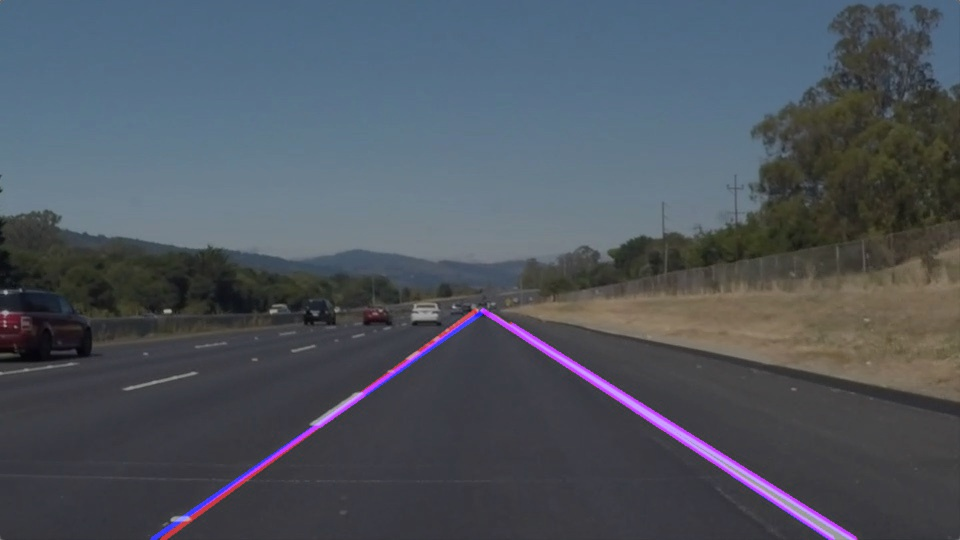
#> input picture test_images/solidWhiteRight.jpg, 960 x 540 px
$ jupyter execute --allow-errors P1.ipynb   (shell and % lines are left out)   (older library calls are emulated)
#> lines starting #> are read from the running program, lines starting #| are printed output that depends on the picture; after the words box and inside, x2 and y2 are one past the last pixel; in counts of white or black regions, pixels touching at a corner belong together
# Self-Driving Car Engineer Nanodegree

## Project: **Finding Lane Lines on the Road**
***
In this project, you will use the tools you learned about in the lesson to identify lane lines on the road.  You can develop your pipeline on a series of individual images, and later apply the result to a video stream (really just a series of images). Check out the video clip "raw-lines-example.mp4" (also contained in this repository) to see what the output should look like after using the helper functions below.

Once you have a result that looks roughly like "raw-lines-example.mp4", you'll need to get creative and try to average and/or extrapolate the line segments you've detected to map out the full extent of the lane lines.  You can see an example of the result you're going for in the video "P1_example.mp4".  Ultimately, you would like to draw just one line for the left side of the lane, and one for the right.

In addition to implementing code, there is a brief writeup to complete. The writeup should be completed in a separate file, which can be either a markdown file or a pdf document. There is a [write up template](https://github.com/udacity/CarND-LaneLines-P1/blob/master/writeup_template.md) that can be used to guide the writing process. Completing both the code in the Ipython notebook and the writeup template will cover all of the [rubric points](https://review.udacity.com/#!/rubrics/322/view) for this project.

---
Let's have a look at our first image called 'test_images/solidWhiteRight.jpg'.  Run the 2 cells below (hit Shift-Enter or the "play" button above) to display the image.

**Note: If, at any point, you encounter frozen display windows or other confounding issues, you can always start again with a clean slate by going to the "Kernel" menu above and selecting "Restart & Clear Output".**

---

**The tools you have are color selection, region of interest selection, grayscaling, Gaussian smoothing, Canny Edge Detection and Hough Tranform line detection.  You  are also free to explore and try other techniques that were not presented in the lesson.  Your goal is piece together a pipeline to detect the line segments in the image, then average/extrapolate them and draw them onto the image for display (as below).  Once you have a working pipeline, try it out on the video stream below.**

---

<figure>

 <figcaption>
 <p></p>
 <p style="text-align: center;"> Your output should look something like this (above) after detecting line segments using the helper functions below </p>
 </figcaption>
</figure>
 <p></p>
<figure>

 <figcaption>
 <p></p>
 <p style="text-align: center;"> Your goal is to connect/average/extrapolate line segments to get output like this</p>
 </figcaption>
</figure>

**Run the cell below to import some packages.  If you get an `import error` for a package you've already installed, try changing your kernel (select the Kernel menu above --> Change Kernel).  Still have problems?  Try relaunching Jupyter Notebook from the terminal prompt.  Also, consult the forums for more troubleshooting tips.**

## Import Packages

[cell 1]
#importing some useful packages
import matplotlib.pyplot as plt
import matplotlib.image as mpimg
import numpy as np
import cv2

## Read in an Image

[cell 2]
#reading in an image
image = mpimg.imread('test_images/solidWhiteRight.jpg')
#> image is the input picture: shape (540, 960, 3); mean R, G, B 78.4, 84.8, 93.9

#printing out some stats and plotting
print('This image is:', type(image), 'with dimensions:', image.shape)
#| This image is: <class 'numpy.ndarray'> with dimensions: (540, 960, 3)
plt.imshow(image)  # if you wanted to show a single color channel image called 'gray', for example, call as plt.imshow(gray, cmap='gray')

## Ideas for Lane Detection Pipeline

**Some OpenCV functions (beyond those introduced in the lesson) that might be useful for this project are:**

`cv2.inRange()` for color selection
`cv2.fillPoly()` for regions selection
`cv2.line()` to draw lines on an image given endpoints
`cv2.addWeighted()` to coadd / overlay two images
`cv2.cvtColor()` to grayscale or change color
`cv2.imwrite()` to output images to file
`cv2.bitwise_and()` to apply a mask to an image

**Check out the OpenCV documentation to learn about these and discover even more awesome functionality!**

## Helper Functions

Below are some helper functions to help get you started. They should look familiar from the lesson!

[cell 3]
import math
from scipy.interpolate import interp1d
import numpy

def grayscale(img):
    """Applies the Grayscale transform
    This will return an image with only one color channel
    but NOTE: to see the returned image as grayscale
    (assuming your grayscaled image is called 'gray')
    you should call plt.imshow(gray, cmap='gray')"""
    return cv2.cvtColor(img, cv2.COLOR_RGB2GRAY)
    # Or use BGR2GRAY if you read an image with cv2.imread()
    # return cv2.cvtColor(img, cv2.COLOR_BGR2GRAY)

def canny(img, low_threshold, high_threshold):
    """Applies the Canny transform"""
    return cv2.Canny(img, low_threshold, high_threshold)

def gaussian_blur(img, kernel_size):
    """Applies a Gaussian Noise kernel"""
    return cv2.GaussianBlur(img, (kernel_size, kernel_size), 0)

def region_of_interest(img, vertices):
    """
    Applies an image mask.

    Only keeps the region of the image defined by the polygon
    formed from `vertices`. The rest of the image is set to black.
    `vertices` should be a numpy array of integer points.
    """
    #defining a blank mask to start with
    mask = np.zeros_like(img)

    #defining a 3 channel or 1 channel color to fill the mask with depending on the input image
    if len(img.shape) > 2:
        channel_count = img.shape[2]  # i.e. 3 or 4 depending on your image
        ignore_mask_color = (255,) * channel_count
    else:
        ignore_mask_color = 255

    #filling pixels inside the polygon defined by "vertices" with the fill color
    cv2.fillPoly(mask, vertices, ignore_mask_color)

    #returning the image only where mask pixels are nonzero
    masked_image = cv2.bitwise_and(img, mask)
    return masked_image


def draw_lines(img, lines, color=[255, 0, 0], thickness=3):
    """
    NOTE: this is the function you might want to use as a starting point once you want to
    average/extrapolate the line segments you detect to map out the full
    extent of the lane (going from the result shown in raw-lines-example.mp4
    to that shown in P1_example.mp4).

    Think about things like separating line segments by their
    slope ((y2-y1)/(x2-x1)) to decide which segments are part of the left
    line vs. the right line.  Then, you can average the position of each of
    the lines and extrapolate to the top and bottom of the lane.

    This function draws `lines` with `color` and `thickness`.
    Lines are drawn on the image inplace (mutates the image).
    If you want to make the lines semi-transparent, think about combining
    this function with the weighted_img() function below
    """
    x_left = []
    y_left = []

    x_right = []
    y_right = []

    for line in lines:
        for x1,y1,x2,y2 in line:
            cv2.line(img, (x1, y1), (x2, y2), color, thickness)
            if ((y2-y1)/(x2-x1)) < 0:
                # line right
                x_right.append(x1)
                x_right.append(x2)
                y_right.append(y1)
                y_right.append(y2)
            else:
                #line left
                x_left.append(x1)
                x_left.append(x2)
                y_left.append(y1)
                y_left.append(y2)

    x_left.sort()
    y_left.sort()
    x_right.sort()
    x_right.reverse()
    y_right.sort()

    # left interpolation req
    if len(x_left) > 0 and len(y_left) > 0:
        left_line_func = interp1d(x_left, y_left)
        xnew_left = np.linspace(x_left[0], x_left[-1], num=41, endpoint=True)
        ynew_left = left_line_func(xnew_left)
        ynew_left = ynew_left[~numpy.isnan(ynew_left)]
        slope_left = (int(ynew_left[0]) - int(ynew_left[-1]))/(int(xnew_left[0])-int(xnew_left[-1]))
        c_left = ynew_left[0] - slope_left*xnew_left[0]
        x_left_top = (310 - c_left)/slope_left
        x_left_bottom = (539 - c_left)/slope_left
        cv2.line(img, (int(x_left_top), 310), (int(x_left_bottom), 539), color, thickness)

    # right interpolation required
    if len(x_right) > 0 and len(y_right) > 0:
        right_line_func = interp1d(x_right, y_right)
        xnew_right = np.linspace(x_right[0], x_right[-1], num=41, endpoint=True)
        ynew_right = right_line_func(xnew_right)
        ynew_right = ynew_right[~numpy.isnan(ynew_right)]
        slope_right = (int(ynew_right[0]) - int(ynew_right[-1]))/(int(xnew_right[0])-int(xnew_right[-1]))
        c_right = ynew_right[0] - slope_right*xnew_right[0]
        x_right_top = (310 - c_right)/slope_right
        x_right_bottom = (539 - c_right)/slope_right
        cv2.line(img, (int(x_right_top), 310), (int(x_right_bottom), 539), color, thickness)

def hough_lines(img, rho, theta, threshold, min_line_len, max_line_gap):
    """
    `img` should be the output of a Canny transform.

    Returns an image with hough lines drawn.
    """
    lines = cv2.HoughLinesP(img, rho, theta, threshold, np.array([]), minLineLength=min_line_len, maxLineGap=max_line_gap)
    line_img = np.zeros((img.shape[0], img.shape[1], 3), dtype=np.uint8)
    draw_lines(line_img, lines)
    return line_img

# Python 3 has support for cool math symbols.

def weighted_img(img, initial_img, α=0.8, β=1., γ=0.):
    """
    `img` is the output of the hough_lines(), An image with lines drawn on it.
    Should be a blank image (all black) with lines drawn on it.

    `initial_img` should be the image before any processing.

    The result image is computed as follows:

    initial_img * α + img * β + γ
    NOTE: initial_img and img must be the same shape!
    """
    return cv2.addWeighted(initial_img, α, img, β, γ)

## Test Images

Build your pipeline to work on the images in the directory "test_images"
**You should make sure your pipeline works well on these images before you try the videos.**

## Build a Lane Finding Pipeline

Build the pipeline and run your solution on all test_images. Make copies into the `test_images_output` directory, and you can use the images in your writeup report.

Try tuning the various parameters, especially the low and high Canny thresholds as well as the Hough lines parameters.

[cell 4]
def detect_lane_lines(image):

    # Grayscale the image
    gray = grayscale(image)

    # Apply Gaussian smoothing
    kernel_size = 3
    blur_gray = gaussian_blur(gray, kernel_size)

    # Apply Canny
    low_threshold = 50
    high_threshold = 200
    edges = canny(blur_gray, low_threshold, high_threshold)

    # Mask the image
    imshape = image.shape
    vertices = np.array([[(150,imshape[0]),(480, 310), (480, 310), (imshape[1],imshape[0])]], dtype=np.int32)
    masked_edges = region_of_interest(edges, vertices)

    # Hough on edge detected image
    rho = 1 # distance resolution in pixels of the Hough grid
    theta = np.pi/180 # angular resolution in radians of the Hough grid
    threshold = 50     # minimum number of votes (intersections in Hough grid cell)
    min_line_length = 5 #minimum number of pixels making up a line
    max_line_gap = 10    # maximum gap in pixels between connectable line segments
    line_img = hough_lines(masked_edges, rho, theta, threshold, min_line_length, max_line_gap)

    # Draw the lines on the edge image
    final_img = weighted_img(line_img, image, 0.8, 1, 0)
    return final_img

[cell 5]
import os
import scipy.misc
roadImageStrings = os.listdir("test_images/")
for roadImageString in roadImageStrings:

    image = mpimg.imread("test_images/" + roadImageString)
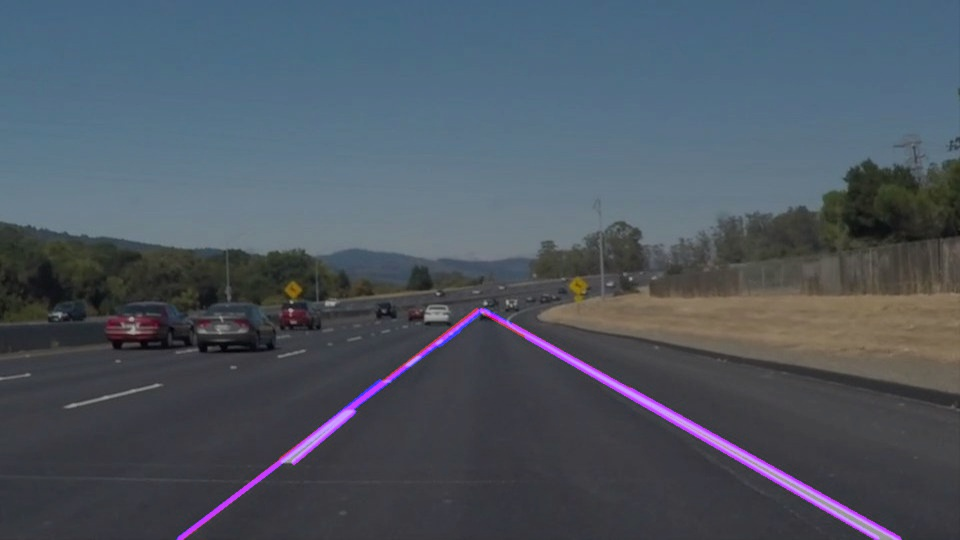
#> input picture test_images/solidWhiteCurve.jpg, 960 x 540 px
#> image is the input picture: shape (540, 960, 3); mean R, G, B 77.4, 86, 96.9
    finalImage = detect_lane_lines(image)
#> in grayscale, `return cv2.cvtColor(img, cv2.COLOR_RGB2GRAY)`:
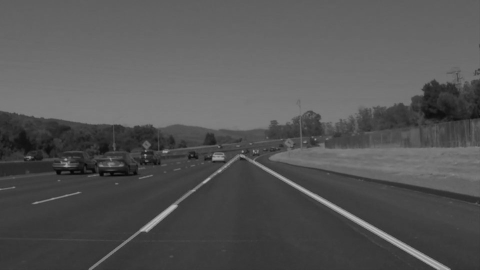
#> returned value: shape (540, 960) (shown at 1/2 size); min 3, max 188, mean 84.7
#> in canny, `return cv2.Canny(img, low_threshold, high_threshold)`:
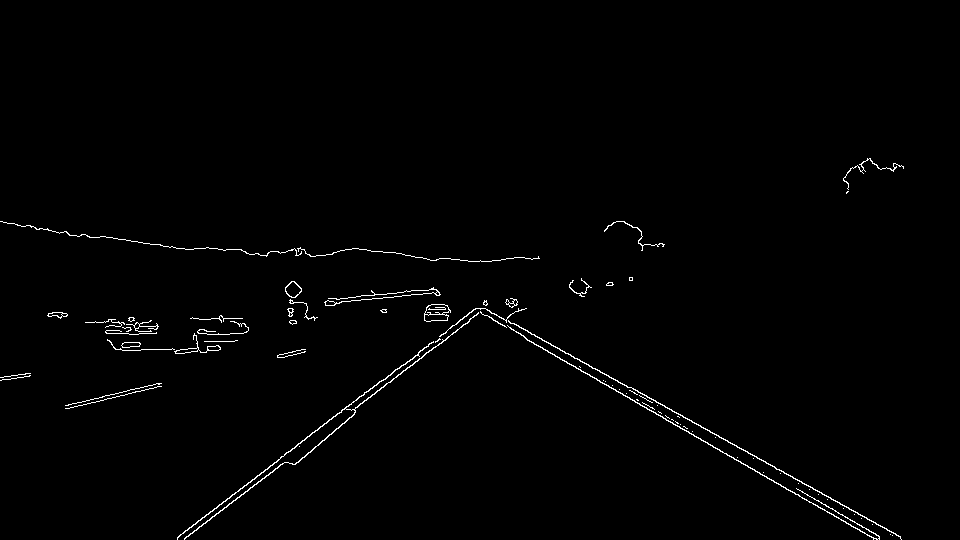
#> returned value: shape (540, 960); 1% white in thin lines or dots, all inside (x1, y1, x2, y2) = (0, 158, 904, 540)
#> in region_of_interest, `cv2.fillPoly(mask, vertices, ignore_mask_color)`:
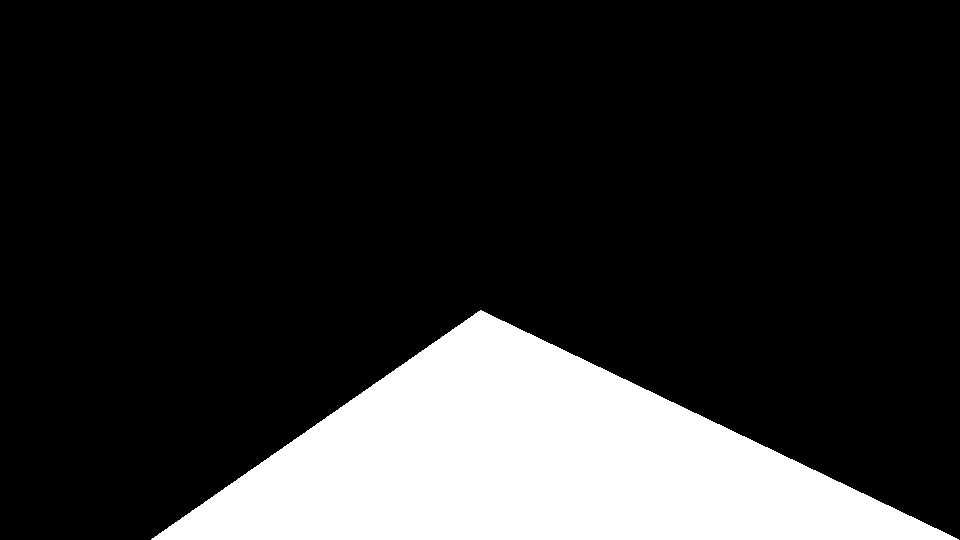
#> mask: shape (540, 960); 18% white; 1 white region, box (x1, y1, x2, y2) and area: (151, 310, 959, 540) 93210
#> in region_of_interest, `masked_image = cv2.bitwise_and(img, mask)`:
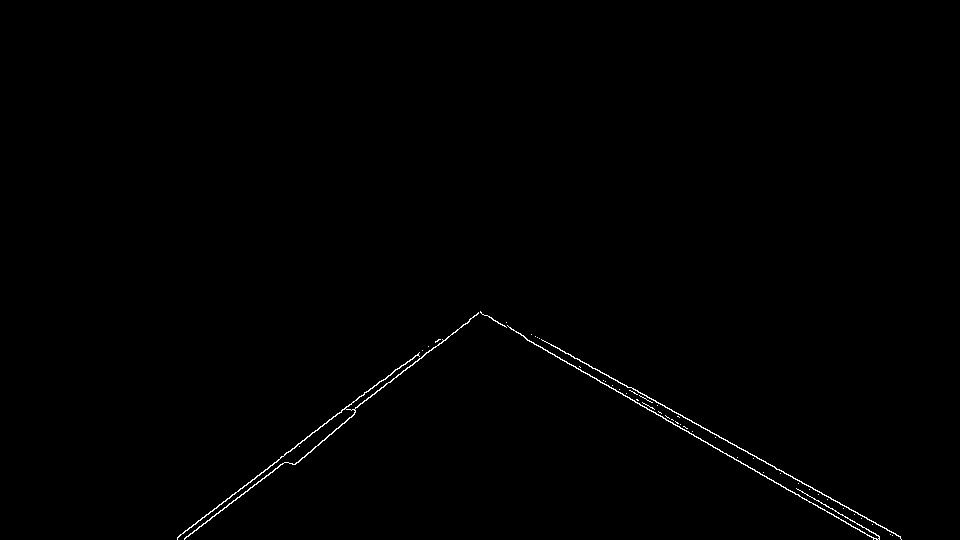
#> masked_image: shape (540, 960); 0.45% white in thin lines or dots, all inside (x1, y1, x2, y2) = (177, 311, 902, 540)
#> in hough_lines, `lines = cv2.HoughLinesP(img, rho, theta, threshold, np.array([]), minL..`: lines = 17 rows, first 6: [551, 344, 900, 537], [525, 338, 818, 507], [177, 538, 364, 392], [726, 453, 876, 539], [351, 410, 468, 322], [186, 536, 284, 462]
#> the loop in draw_lines, `for line in lines:` made 17 passes
#> after the loop in draw_lines, `for line in lines:`:
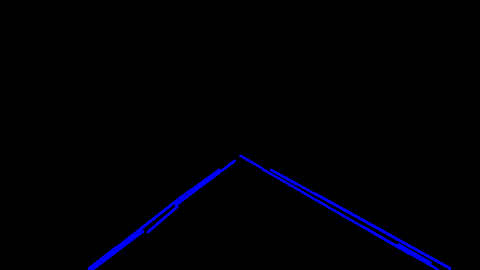
#> img: shape (540, 960, 3) (shown at 1/2 size); mean of channels 0, 1, 2 4.4, 0, 0; drawn as B, G, R
#> after the loop in draw_lines, `for line in lines:`: x_left = [551, 900, 525, 818, 726, 876, 796, 861, 631, 900, 480, 524, 541, 592]; x_right = [177, 364, 351, 468, 186, 284, 216, 379, 403, 433, 295, 355, 352, 469, 184, 286, 177, 232, 372, 438]; y_left = [344, 537, 338, 507, 453, 539, 488, 525, 387, 536, 311, 336, 339, 368]; y_right = [538, 392, 410, 322, 536, 462, 508, 381, 370, 347, 464, 412, 409, 321, 539, 462, 537, 494, 387, 339]
#> in draw_lines, `ynew_left = left_line_func(xnew_left)`: ynew_left = 41 values from 311 to 537
#> in draw_lines, `slope_left = (int(ynew_left[0]) - int(ynew_left[-1]))/(int(xnew_left[0..`: slope_left = 0.538
#> in draw_lines, `c_left = ynew_left[0] - slope_left*xnew_left[0]`: c_left = 52.71
#> in draw_lines, `x_left_top = (310 - c_left)/slope_left`: x_left_top = 478.1
#> in draw_lines, `x_left_bottom = (539 - c_left)/slope_left`: x_left_bottom = 903.7
#> in draw_lines, `ynew_right = ynew_right[~numpy.isnan(ynew_right)]`: ynew_right = 40 values from 321 to 536.9
#> in draw_lines, `slope_right = (int(ynew_right[0]) - int(ynew_right[-1]))/(int(xnew_rig..`: slope_right = -0.736
#> in draw_lines, `c_right = ynew_right[0] - slope_right*xnew_right[0]`: c_right = 666.3
#> in draw_lines, `x_right_top = (310 - c_right)/slope_right`: x_right_top = 483.9
#> in draw_lines, `x_right_bottom = (539 - c_right)/slope_right`: x_right_bottom = 172.9
#> in weighted_img, `return cv2.addWeighted(initial_img, α, img, β, γ)`:
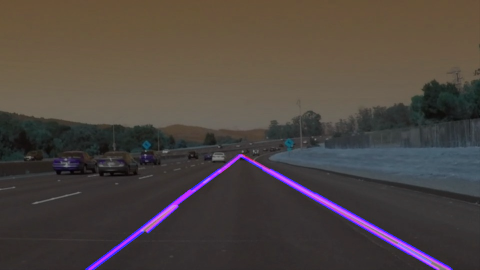
#> returned value: shape (540, 960, 3) (shown at 1/2 size); mean of channels 0, 1, 2 64.7, 68.8, 77.5; drawn as B, G, R
#> pass 3 of the loop `for roadImageString in roadImageStrings:`:
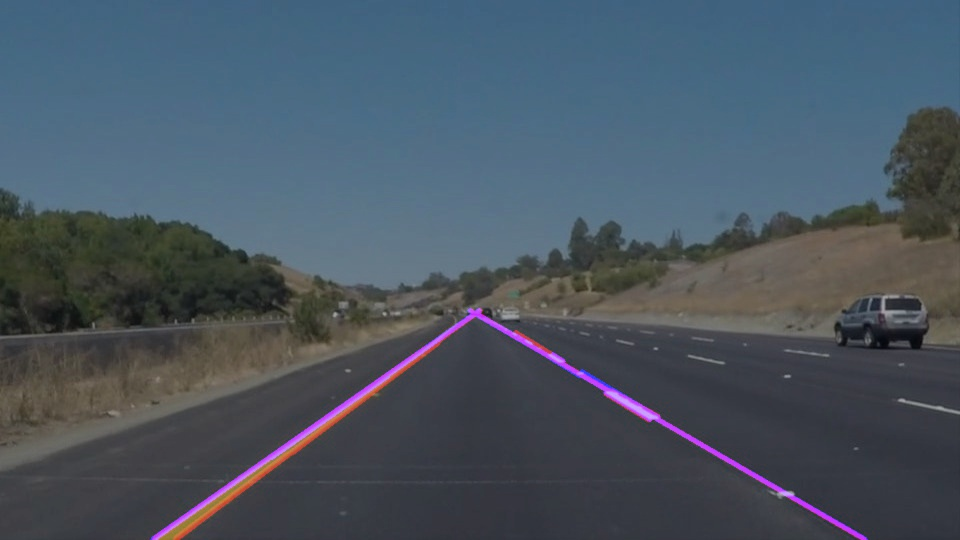
#> input picture test_images/solidYellowCurve.jpg, 960 x 540 px
#> image is the input picture: shape (540, 960, 3); mean R, G, B 73.7, 85.3, 97
#> in region_of_interest (call 3), `masked_image = cv2.bitwise_and(img, mask)`:
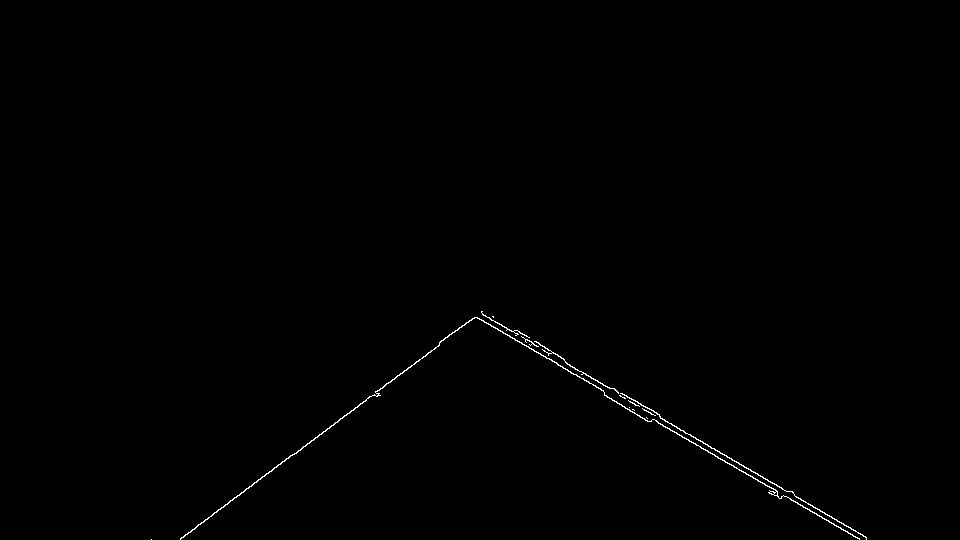
#> masked_image: shape (540, 960); 0.36% white in thin lines or dots, all inside (x1, y1, x2, y2) = (151, 311, 867, 540)
#> in weighted_img (call 3), `return cv2.addWeighted(initial_img, α, img, β, γ)`:
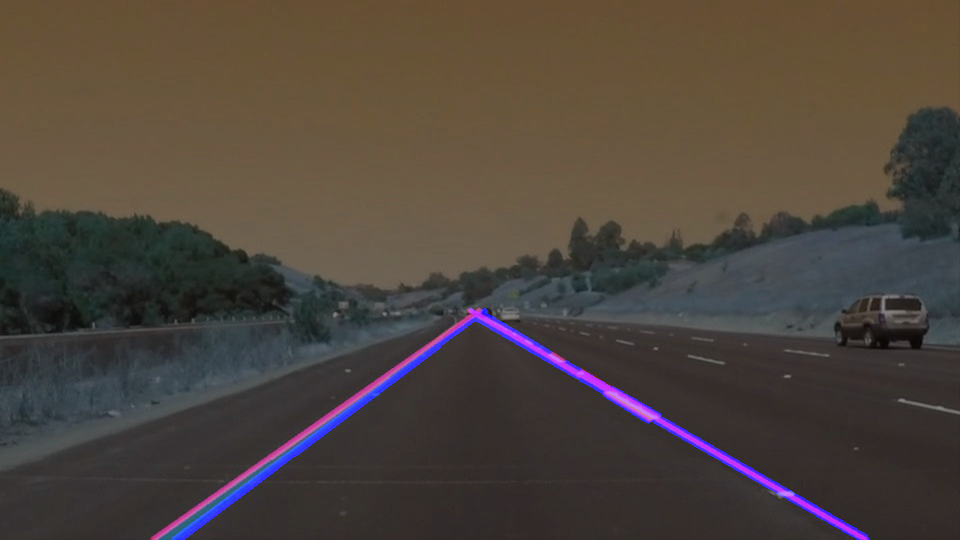
#> returned value: shape (540, 960, 3); mean of channels 0, 1, 2 61.1, 68.3, 77.6; drawn as B, G, R
    imagePath = 'test_images/'
    cv2.imwrite(os.path.join(imagePath , roadImageString), finalImage)

    plt.figure(figsize=(20,20))
    fig = plt.figure()

    a = fig.add_subplot(1,1,1)
    plt.imshow(finalImage)
    a.set_title('Final Image of ' + roadImageString)
